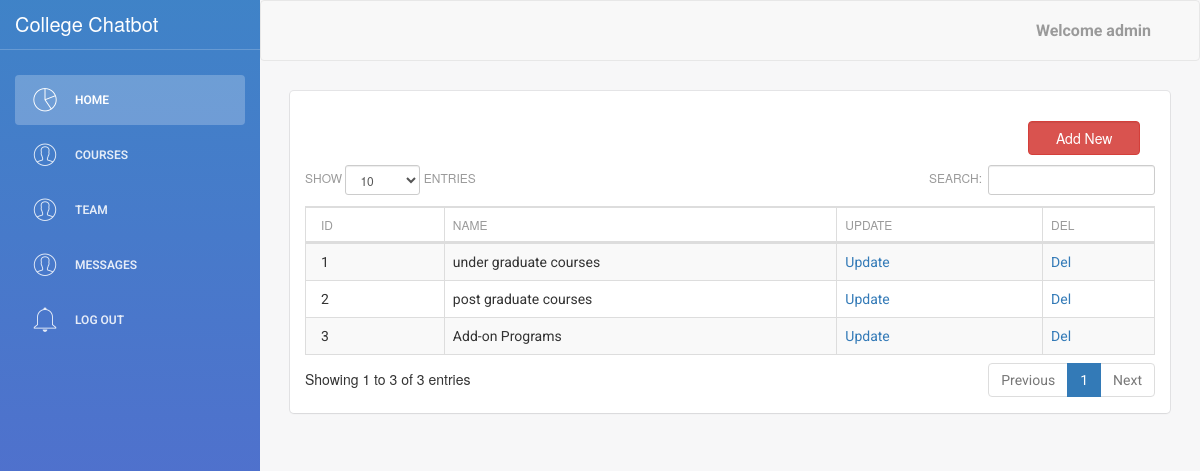
The app's page /admin/course_category/select.php (signed in) with its own data.
### tables this page shows
CREATE TABLE IF NOT EXISTS `course_category` (
  `id` int(11) NOT NULL AUTO_INCREMENT,
  `name` varchar(255) NOT NULL,
  PRIMARY KEY (`id`)
);

### admin/course_category/table.php (called while the page is built, shortened)
<?php
$table="course_category";
?>

### admin/course_category/select.php (the view, shortened to what this page needs)
<?php
include("table.php");
include("../header_inner.php");
$i=0;
?>
		<link rel="stylesheet" type="text/css" href="datatables.min.css">
<div class="">
<?php
	if($_SESSION['user']=='admin')
	{
	echo "<div class='col-sm-2' style='float:right;margin-bottom:10px;'><form action='form.php' method='post'><input type='submit' name='view' value='Add New' class='form-control btn-danger'></form></div>";
	}
?>
<div class="clearfix"></div>
<table id="example" class="table table-striped table-bordered dataTable no-footer" cellspacing="0"  role="grid" aria-describedby="example_info" >
          <?php
		  include("../connection.php");
	?>
	<?php
		  $result2 = mysqli_query($con,"SHOW FIELDS FROM $table");
 echo "<thead><tr>";
while ($row2 = mysqli_fetch_array($result2))
 {
  $name=$row2['Field'];
  echo "<th>".
  str_replace('_', ' ', $name)
  ."</th>";
 $i++;
 }
 echo "
<th>Update</th>
 <th>Del</th>
 </tr></thead>";
   echo "<tbody>";
    if($_SESSION['user']=='admin')
	{
 	$result = mysqli_query($con,"SELECT * FROM $table ");
	}
	else{
		$result = mysqli_query($con,"SELECT * FROM $table where id='$_SESSION[uid]'");
	}
		while($row = mysqli_fetch_array($result))
		{
		$id=$row['0'];
		echo "<tr>";
		for($k=0;$k<$i;$k++)
		{
			if($k==60)
			{
			  $sql2 = "select *  from customer where id='$_SESSION[userid]' ";
    $result2 = mysqli_query($con, $sql2) or die("Error in Selecting " . mysqli_error($connection));
$row2 =mysqli_fetch_array($result2);
			echo "<td >  $row2[contact_person]</td>";
			}
			elseif($k==2)
			{
			echo "<td>$row[$k]</td>";
			}
			elseif($k==30)
			{
			echo "<td class='hiddentd'> $row[content] </td>";
			}
				elseif($k==50)
			{
			echo "<td > <img src='uploads/$row[$k]' width='100'></td>";
			}
			else
			{
			echo "<td >$row[$k]</td>";
			}
		}
			echo "
			<td><a href='update.php?id=$id'>Update</a></td>
			<td><a href='?del_id=$id' onclick='return rem()'>Del</a></td>
			</tr>";
		}
        ?>
        </tbody>
    </table>
    </div>

### records on screen
course_category: id "1", name "under graduate courses"
course_category: id "2", name "post graduate courses"
course_category: id "3", name "Add-on Programs"

### other values on screen
$_SESSION['user'] "admin"
str_replace('_', ' ', $name) "ID"
str_replace('_', ' ', $name) "NAME"
